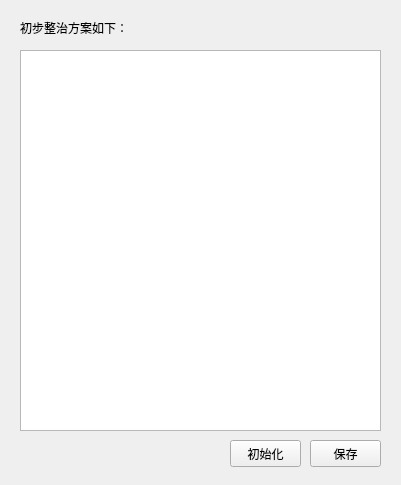
<?xml version="1.0" encoding="UTF-8"?>
<ui version="4.0">
 <class>ChuBuFangAnForm</class>
 <widget class="QWidget" name="ChuBuFangAnForm">
  <property name="geometry">
   <rect>
    <x>0</x>
    <y>0</y>
    <width>401</width>
    <height>485</height>
   </rect>
  </property>
  <property name="windowTitle">
   <string>初步方案生成</string>
  </property>
  <widget class="QTextEdit" name="textEdit">
   <property name="geometry">
    <rect>
     <x>20</x>
     <y>50</y>
     <width>361</width>
     <height>381</height>
    </rect>
   </property>
  </widget>
  <widget class="QLabel" name="label">
   <property name="geometry">
    <rect>
     <x>20</x>
     <y>20</y>
     <width>131</width>
     <height>16</height>
    </rect>
   </property>
   <property name="text">
    <string>初步整治方案如下：</string>
   </property>
  </widget>
  <widget class="QPushButton" name="btn_generate">
   <property name="geometry">
    <rect>
     <x>230</x>
     <y>440</y>
     <width>71</width>
     <height>27</height>
    </rect>
   </property>
   <property name="text">
    <string>初始化</string>
   </property>
  </widget>
  <widget class="QPushButton" name="btn_save">
   <property name="geometry">
    <rect>
     <x>310</x>
     <y>440</y>
     <width>71</width>
     <height>27</height>
    </rect>
   </property>
   <property name="text">
    <string>保存</string>
   </property>
  </widget>
 </widget>
 <resources/>
 <connections/>
</ui>
